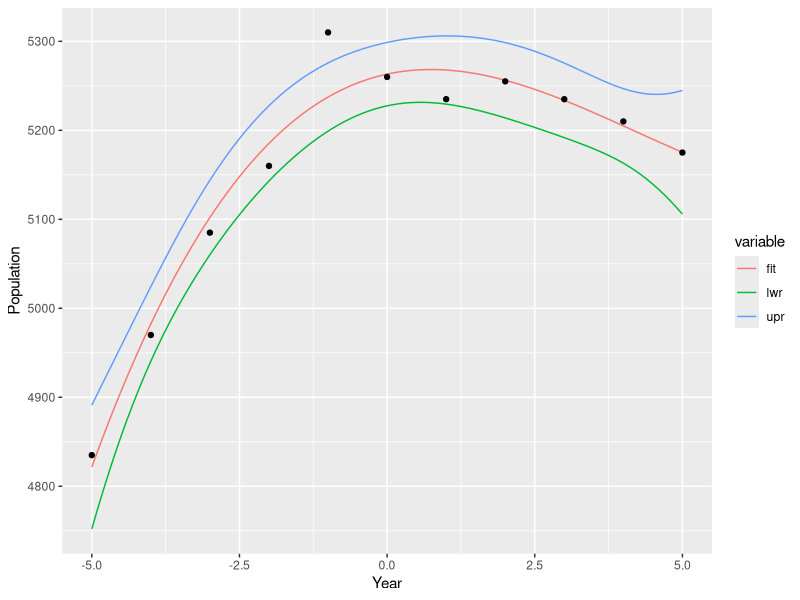

The R script that drew this image: (Note: this script raises an error after producing the figure.)
library("ggplot2")
library("reshape2")

# Raw data
simulation.xs <- c(1959, 1960, 1961, 1962, 1963, 1964, 1965, 1966, 1967, 1968, 1969)
simulation.ys <- c(4835, 4970, 5085, 5160, 5310, 5260, 5235, 5255, 5235, 5210, 5175)
simulation.df <- data.frame(pop = simulation.ys, year = simulation.xs)

# Rescale years
simulation.df$year = simulation.df$year - 1964

# Generate regression, construct confidence intervals
fit <- lm(pop ~ year + I(year^2) + I(year^3), data=simulation.df)
xs = seq(-5, 5, 0.1)
fit.confidence = predict(fit, data.frame(year=xs), interval="confidence", level=0.95)


# Create data frame containing variables of interest
df = as.data.frame(fit.confidence)
df$year <- xs
df = melt(df, id.vars="year")

p <- ggplot() + geom_line(aes(x=year, y=value, colour=variable), df) + geom_point(aes(x=year, y=pop), simulation.df)
p <- p + scale_x_continuous('Year') + scale_y_continuous('Population')
p <- p + opts(title="Cubic regression with confidence intervals")
p <- p + scale_color_brewer(name="Legend",labels=c("Fit", "95% Lower Bound", "95% Upper Bound"), palette="Set1")
p